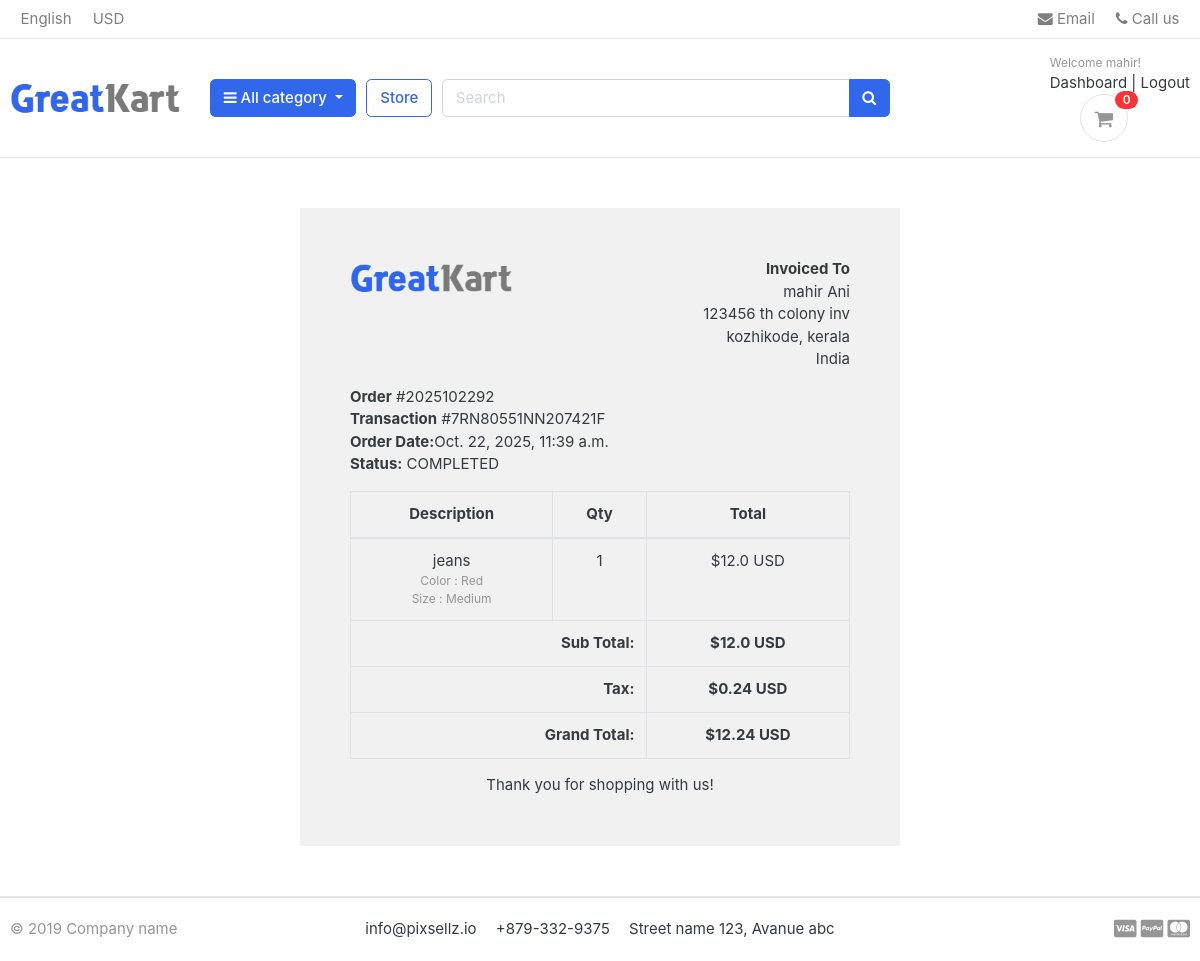
Page /accounts/order_detail/2025102292/ (signed in) on the committed database.
### accounts/models.py (models this page shows, shortened)
class Account(AbstractBaseUser):
    first_name = models.CharField(max_length=50)
    last_name = models.CharField(max_length=50)
    username = models.CharField(max_length=60, unique=True)
    email = models.EmailField(max_length=100, unique=True)
    phone_number = models.PositiveBigIntegerField(null=True, unique=True)
    date_joined = models.DateTimeField(auto_now_add=True)
    last_login = models.DateTimeField(auto_now_add=True)
    is_admin = models.BooleanField(default=False)
    is_active = models.BooleanField(default=False)
    is_staff = models.BooleanField(default=False)
    is_superadmin = models.BooleanField(default=False)
    USERNAME_FIELD = 'email'
    REQUIRED_FIELDS = ['username', 'first_name', 'last_name']
    objects = MyAccountManager()

### orders/models.py (models this page shows, shortened)
class Order(models.Model):
    STATUS = (
        ('New', 'New'),
        ('Accepted', 'Accepted'),
        ('Completed', 'Completed'),
        ('Cancelled', 'Cancelled'),
    )
    user = models.ForeignKey(Account, on_delete=models.SET_NULL, blank=True, null=True)
    payment = models.ForeignKey(Payment, on_delete=models.SET_NULL, blank=True, null=True)
    order_number = models.CharField(max_length=20)
    first_name = models.CharField(max_length=50)
    last_name = models.CharField(max_length=50)
    phone = models.CharField(max_length=15)
    email = models.EmailField(max_length=50)
    address_line_1 = models.CharField(max_length=100)
    address_line_2 = models.CharField(max_length=100, blank=True)
    country = models.CharField(max_length=50)
    state = models.CharField(max_length=50)
    city = models.CharField(max_length=50)
    order_note = models.TextField(max_length=200 , blank=True)
    order_total = models.FloatField()
    tax = models.FloatField()
    status = models.CharField(max_length=10, choices=STATUS, default='New')
    ip = models.CharField(blank=True, max_length=20)
    is_ordered = models.BooleanField(default=False)
    created_at = models.DateTimeField(auto_now_add=True)
    updated_at = models.DateTimeField(auto_now=True)
    def full_name(self):
        return f'{self.first_name} {self.last_name}'
    def full_address(self):
        return f'{self.address_line_1} {self.address_line_2}'

class Payment(models.Model):
    user = models.ForeignKey(Account, on_delete=models.CASCADE)
    payment_id = models.CharField(max_length=100)
    payment_method = models.CharField(max_length=100)
    amount_paid = models.CharField(max_length=100)
    status = models.CharField(max_length=100)
    created_at = models.DateTimeField(auto_now_add=True)

class OrderProduct(models.Model):
    order = models.ForeignKey(Order, on_delete=models.CASCADE)
    payment = models.ForeignKey(Payment, on_delete=models.SET_NULL, blank=True, null=True)
    user = models.ForeignKey(Account, on_delete=models.CASCADE)
    product = models.ForeignKey(Product, on_delete=models.CASCADE)
    variation = models.ManyToManyField(Variation, blank=True)
    quantity = models.IntegerField()
    product_price = models.FloatField()
    ordered = models.BooleanField(default=False)
    created_at = models.DateTimeField(auto_now_add=True)
    updated_at = models.DateTimeField(auto_now=True)

### store/models.py (models this page shows, shortened)
class Product(models.Model):
        product_name = models.CharField(max_length=200,unique=True)
        slug = models.SlugField(max_length=200,unique=True)
        description = models.TextField(max_length=500,blank=True)
        price = models.IntegerField()
        images = models.ImageField(upload_to='photos/products')
        stock = models.IntegerField()
        is_available = models.BooleanField(default=True)
        category = models.ForeignKey(Category, on_delete=models.CASCADE)
        created_date = models.DateTimeField(auto_now_add=True)
        modified_date = models.DateTimeField(auto_now=True)

class Variation(models.Model):
    product = models.ForeignKey(Product, on_delete=models.CASCADE)
    variation_category = models.CharField(max_length=100, choices=variation_category_choice)
    variation_value = models.CharField(max_length=100)
    is_active = models.BooleanField(default=True)
    created_date = models.DateTimeField(auto_now=True)
    objects = VariationManager()

### accounts/views.py (the view)
# urls.py: path('order_detail/<int:order_id>/', views.order_detail, name='order_detail'),
@login_required(login_url='login')
def order_detail(request, order_id):
    order_detail = OrderProduct.objects.filter(order__order_number=order_id)
    order = Order.objects.get(order_number=order_id)
    subtotal = 0
    for item in order_detail:
        subtotal += item.product_price * item.quantity
    context = {
        'order_detail': order_detail,
        'order': order,
        'subtotal': subtotal,
    }
    return render(request, 'accounts/order_detail.html', context)

### templates/accounts/order_detail.html
{% extends 'base.html' %}
{% load static %}
{% block content %}
<div class="container" style="margin: 0 auto;width: 50%;padding: 50px;background: #f1f1f1;margin-top: 50px;margin-bottom: 50px;">
    <div class="row invoice row-printable">
        <div class="col-md-12">
            <div class="panel panel-default plain" id="dash_0">
                <div class="panel-body p30">
                    <div class="row">
                        <div class="col-lg-6">
                            <div class="invoice-logo"><img src="{% static '/images/logo.png' %}" alt="Invoice logo" style="max-height: 40px;"></div>
                        </div>
                        <div class="col-lg-6">
                            <div class="invoice-from">
                                <ul class="list-unstyled text-right">
                                    <li><strong>Invoiced To</strong></li>
                                    <li>{{order.full_name}}</li>
                                    <li>{{order.full_address}}</li>
                                    <li>{{order.city}}, {{order.state}}</li>
                                    <li>{{order.country}}</li>
                                </ul>
                            </div>
                        </div>
                        <div class="col-lg-12">
                            <div class="invoice-details mt25">
                                <div class="well">
                                    <ul class="list-unstyled mb0">
                                        <li><strong>Order</strong> #{{order.order_number}}</li>
                                        <li><strong>Transaction</strong> #{{order.payment.payment_id}}</li>
                                        <li><strong>Order Date:</strong>{{order.created_at}}</li>
                                        <li><strong>Status:</strong> {{order.payment.status}}</li>
                                    </ul>
                                </div>
                            </div>
                            <div class="invoice-items">
                                <div class="table-responsive" style="overflow: hidden; outline: none;" tabindex="0">
                                    <table class="table table-bordered">
                                        <thead>
                                            <tr>
                                                <th class="per70 text-center">Description</th>
                                                <th class="per5 text-center">Qty</th>
                                                <th class="per25 text-center">Total</th>
                                            </tr>
                                        </thead>
                                        <tbody>
                                            {% for item in order_detail %}
                                            <tr>
                                                <td class="text-center">{{item.product.product_name}}
                                                    <p class="text-muted small">
                                                        {% if item.variation.all %}
                                                            {% for i in item.variation.all %}
                                                                {{ i.variation_category | capfirst}} : {{ i.variation_value | capfirst }} <br>
                                                            {% endfor %}
                                                        {% endif %}
                                                    </p>
                                                </td>
                                                <td class="text-center">{{item.quantity}}</td>
                                                <td class="text-center">${{item.product_price}} USD</td>
                                            </tr>
                                            {% endfor %}
                                        </tbody>
                                        <tfoot>
                                            <tr>
                                                <th colspan="2" class="text-right">Sub Total:</th>
                                                <th class="text-center">${{subtotal}} USD</th>
                                            </tr>
                                            <tr>
                                                <th colspan="2" class="text-right">Tax:</th>
                                                <th class="text-center">${{order.tax}} USD</th>
                                            </tr>
                                            <tr>
                                                <th colspan="2" class="text-right">Grand Total:</th>
                                                <th class="text-center">${{order.order_total}} USD</th>
                                            </tr>
                                        </tfoot>
                                    </table>
                                </div>
                            </div>
                            <div class="invoice-footer mt25">
                                <p class="text-center">Thank you for shopping with us!</p>
                            </div>
                        </div>
                    </div>
                </div>
            </div>
        </div>
    </div>
    </div>
{% endblock %}

### templates/base.html (shortened to what this page needs)
{% load static %}
<!DOCTYPE HTML>
<html lang="en">
<head>
<link href="{% static 'css/bootstrap.css' %}" rel="stylesheet" type="text/css"/>
<link href="{% static 'fonts/fontawesome/css/all.min.css' %}" type="text/css" rel="stylesheet">
<link href="{% static 'css/custom.css' %}" rel="stylesheet" type="text/css"/>
<link rel="stylesheet" href="https://cdnjs.cloudflare.com/ajax/libs/font-awesome/4.7.0/css/font-awesome.min.css">
<link href="{% static 'css/ui.css' %}" rel="stylesheet" type="text/css"/>
<link href="{% static 'css/responsive.css' %}" rel="stylesheet" media="only screen and (max-width: 1200px)" />
</head>
<body>
{% include 'includes/navbar.html' %}
{% block content %}{% endblock %}
{% include 'includes/footer.html' %}

### templates/includes/navbar.html (shortened to what this page needs)
{% load static %}
<header class="section-header">
<nav class="navbar p-md-0 navbar-expand-sm navbar-light border-bottom">
<div class="container">
  <div class="collapse navbar-collapse" id="navbarTop4">
    <ul class="navbar-nav mr-auto">
    	<li class="nav-item dropdown">
		 	<a href="#" class="nav-link">   English </a>
		</li>
		<li class="nav-item dropdown">
			<a href="#" class="nav-link"> USD </a>
		</li>
    </ul>
    <ul class="navbar-nav">
		<li><a href="#" class="nav-link"> <i class="fa fa-envelope"></i> Email </a></li>
		<li><a href="#" class="nav-link"> <i class="fa fa-phone"></i> Call us </a></li>
	</ul>
  </div>
</div>
</nav>
<section class="header-main border-bottom">
	<div class="container">
<div class="row align-items-center">
	<div class="col-lg-2 col-md-3 col-6">
		<a href="{% url 'home' %}" class="brand-wrap">
			<img class="logo" src="{% static './images/logo.png' %}">
		</a>
	</div>
	<div class="col-lg col-sm col-md col-6 flex-grow-0">
		<div class="category-wrap dropdown d-inline-block float-right">
			<button type="button" class="btn btn-primary dropdown-toggle" data-toggle="dropdown">
				<i class="fa fa-bars"></i> All category
			</button>
		</div>
	</div>
	<a href="{% url 'store' %}" class="btn btn-outline-primary">Store</a>
	<div class="col-lg  col-md-6 col-sm-12 col">
		<form action="{% url 'search' %}" class="search" method="GET">
			<div class="input-group w-100">
			    <input type="text" class="form-control" style="width:60%;" placeholder="Search" name="keyword">
			    <div class="input-group-append">
			      <button class="btn btn-primary" type="submit">
			        <i class="fa fa-search"></i>
			      </button>
			    </div>
		    </div>
		</form>
	</div>
	<div class="col-lg-3 col-sm-6 col-8 order-2 order-lg-3">
				<div class="d-flex justify-content-end mb-3 mb-lg-0">
					{% if user.id is None %}
					<div class="widget-header">
						<small class="title text-muted">Welcome guest!</small>
						<div>
							<a href="{% url 'login' %}">Sign in</a> <span class="dark-transp"> | </span>
							<a href="{% url 'register' %}"> Register</a>
						</div>
					</div>
					{% else %}
					<div class="widget-header">
						<small class="title text-muted">Welcome {{ user.first_name }}!</small>
						<div>
							<a href="{% url 'dashboard' %}">Dashboard</a> <span class="dark-transp"> | </span>
							<a href="{% url 'logout' %}"> Logout</a>
						</div>
					{% endif %}
					<a href="{% url 'cart' %}" class="widget-header pl-3 ml-3">
						<div class="icon icon-sm rounded-circle border"><i class="fa fa-shopping-cart"></i></div>
						<span class="badge badge-pill badge-danger notify">{{cart_count}}</span>
					</a>
				</div>
			</div>
</div>
	</div>
</section>
</header>

### templates/includes/footer.html (shortened to what this page needs)
{% load static %}
<footer class="section-footer border-top">
	<div class="container">
		<section class="footer-bottom border-top row">
			<div class="col-md-2">
				<p class="text-muted"> &copy 2019 Company name </p>
			</div>
			<div class="col-md-8 text-md-center">
				<span  class="px-2">info@pixsellz.io</span>
				<span  class="px-2">+879-332-9375</span>
				<span  class="px-2">Street name 123, Avanue abc</span>
			</div>
			<div class="col-md-2 text-md-right text-muted">
				<i class="fab fa-lg fa-cc-visa"></i>
				<i class="fab fa-lg fa-cc-paypal"></i>
				<i class="fab fa-lg fa-cc-mastercard"></i>
			</div>
		</section>
	</div>
</footer>
</body>
</html>

### rows in the picture
Account: first_name "mahir"
Order: full_name "mahir Ani", full_address "123456 th colony inv", city "kozhikode", state "kerala", country "India", order_number "2025102292", payment.payment_id "7RN80551NN207421F", created_at "Oct. 22, 2025, 11:39 a.m.", payment.status "COMPLETED", tax "0.24", order_total "12.24"
OrderProduct: product.product_name "jeans", quantity "1", product_price "12.0"
Variation: variation_category "Color", variation_value "Red"
Variation: variation_category "Size", variation_value "Medium"

### other values in the picture
{{ cart_count }} "0"
{{ subtotal }} "12.0"
